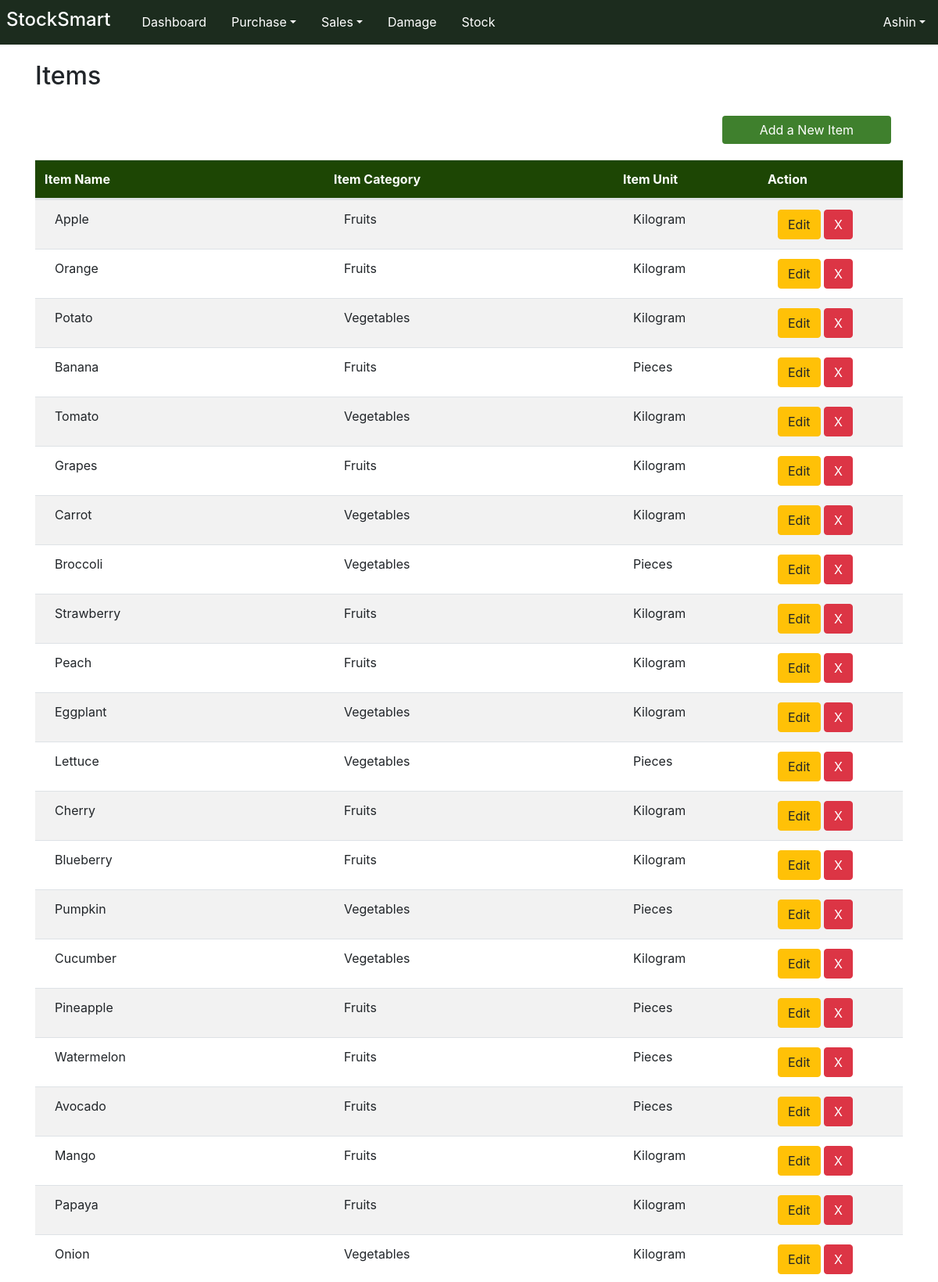
Screenshot of /Core/item_pg/ (signed in, upper part) with the database file from the repository.
### User/models.py (models this page shows)
class User(AbstractUser):
    MY_ROLES =[
        ('Admin','Admin'),
        ('Staff','Staff'),
    ]
    role = models.CharField(max_length=50, choices=MY_ROLES)

### Core/models.py (models this page shows, shortened)
class itemTable(models.Model):
    UNIT_CHOICES = [
        ('Kilogram', 'Kg'),
        ('Pieces', 'Pcs'),
    ]
    CATEGORY_CHOICE = [
        ('Vegetables', 'Veg'),
        ('Fruits', 'Fru'),
    ]
    item_name = models.CharField(max_length=50, null=True, blank=True, unique=True)
    item_category = models.CharField(max_length=50, choices=CATEGORY_CHOICE)
    item_unit = models.CharField(max_length=15, choices=UNIT_CHOICES)

### Core/views.py (the view, shortened to what this page needs)
# urls.py: path('item_pg/', views.item_pg, name="item_pg"),
@admin_required
def item_pg(request):
    base_template = 'user/Index.html' if request.user.role == "Admin" else 'user/staff_index.html'
    item_data = itemTable.objects.all()
    return render(request, "core/item.html", {'item_data': item_data, 'base_template': base_template})

### templates/core/item.html (shortened to what this page needs)
<!DOCTYPE html>
{% extends base_template %}
{% load static %}
{% block content %}
<html lang="en">
<head>
    <link href="https://maxcdn.bootstrapcdn.com/bootstrap/4.5.2/css/bootstrap.min.css" rel="stylesheet">
    <link href="{% static 'assets/style.css' %}" rel="stylesheet">
</head>
<body>
<div class="navheight"></div>
<br><br>
<div class="container">
    <div class="row">
        <div class="col">
            <h2>Items</h2>
            <br>
            <div class="col-12" style="text-align: right;">
                <button type="button" class="btn btn-success px-5" data-toggle="modal" data-target="#myModal2" style="margin-bottom: 20px;">
                    Add a New Item
                </button>
            </div>
            <table class="table table-hover ">
                <thead class="">
                    <tr>
                        <th class="headerx col-4" scope="col">Item Name</th>
                        <th class="headerx col-4" scope="col">Item Category</th>
                        <th class="headerx col-2" scope="col">Item Unit</th>
                        <th class="headerx col-2" scope="col">Action</th>
                    </tr>
                </thead>
                </table>
                <div class="" style="height: 60vh; overflow: auto;">
                <table  class="table table-hover table-striped" >
                    <tbody id="itemTable">
                {% for i in item_data %}
                <tr>
                    <td class="col-4" style="padding-left: 25px;">{{ i.item_name }}</td>
                    <td class="col-4" style="padding-left: 25px;">{{ i.item_category }}</td>
                    <td class="col-2" style="padding-left: 25px;">{{ i.item_unit }}</td>
                    <td class="col-2" style="padding-left: 25px;">
                        <button type="button" class="btn btn-warning" data-toggle="modal" data-target="#myModal22" onclick="editItem('{{ i.id }}', '{{ i.item_name }}', '{{ i.item_category }}', '{{ i.item_unit }}')">
                            Edit
                        </button>
                        <a href="{% url 'deleteItem' Did=i.id %}">
                            <button type="button" class="btn btn-danger">
                                X
                            </button>
                        </a>
                    </td>
                </tr>
                {% endfor %}
                    </tbody>
            </table>
        </div>
    </div>
</div>
</div>
</body>
</html>
{% endblock %}

### templates/user/Index.html (shortened to what this page needs)
<!DOCTYPE html>
{%load static%}
<html lang="en">
<head>
    <link href="https://maxcdn.bootstrapcdn.com/bootstrap/4.5.2/css/bootstrap.min.css" rel="stylesheet">
    <link href="https://cdnjs.cloudflare.com/ajax/libs/font-awesome/6.0.0-beta3/css/all.min.css" rel="stylesheet">
    <link href="{% static 'assets/style.css' %}" rel="stylesheet">
</head>
<body>
<nav class="navbar navbar-expand-lg bg-success fixed-top">
    <h3 class="navbar-brand px-2" style="color:FFB533 !important;">StockSmart </h3>
        <div class=" collapse navbar-collapse my-0 justify-content-center" id="navbarNav" style="text-align: center;">
            <ul class="navbar-nav">
                <li id="homeBtn" class="nav-item ">
                    <a  class="nav-link" href="{% url 'index' %}">Dashboard</a>
                </li>
                <li class=" nav-item dropdown">
                    <a class="nav-link dropdown-toggle" href="#" id="navbarPurchaseDropdown" role="button" data-toggle="dropdown" aria-haspopup="true" aria-expanded="false">Purchase</a>
                </li>
                <li class="nav-item dropdown">
                    <a class="nav-link dropdown-toggle" href="#" id="navbarSalesDropdown" role="button" data-toggle="dropdown" aria-haspopup="true" aria-expanded="false">Sales</a>
                </li>
                <li id="navbarDamageDropdown" class="nav-item ">
                    <a  class="nav-link" href="{% url 'damage' %}">Damage</a>
                </li>
                <li id="navbarStockDropdown" class="nav-item ">
                    <a  class="nav-link" href="{% url 'stock_list' %}">Stock</a>
                </li>
            </ul>
                    <ul class="navbar-nav ml-auto">
                        <li class="nav-item dropdown">
                            <a class="nav-link dropdown-toggle" href="#" id="navbarUserDropdown" role="button" data-toggle="dropdown" aria-haspopup="true" aria-expanded="false">{{ user.username }}</a>
                        </li>
                    </ul>
                </div>
</nav>
{% block content %}{% endblock %}
</body>
</html>

### static/assets/style.css (style rules this page uses)
.nav-item { border-bottom: 1px solid #1C2C1E; }
.alert-success, .bg-success, .text-success, .border-success { background-color: #1C2C1E !important; color: #ffffff !important; border-color: #your-border-color !important; }
body { overflow-x: hidden; height: 95vh; margin-bottom: 20px; }
a { text-decoration: none !important; }
table { margin-bottom: 0px !important; }
.navheight { height: 30px; }
.navbar { padding: 0Px !important; }
.nav-item { padding: .5rem .5rem; }
.navbar-brand { font-size: 1.5rem !important; }
.navbar a { color: #ffffff !important; text-decoration: none !important; }
.navbar a:active, { border-color: #your-new-active-border-color; color: #FFCC7B !important; }
.btn-success { background-color: #3F802D !important; color: #ffffff !important; border: none !important; border-color: #your-border-color !important; }
.headerx { background-color: rgb(29, 70, 4) !important; color: #fdfffa !important; }
td { background: rgba(227, 255, 227, 0) !important; }
th { background:rgba(227, 255, 227, 0) !important; }
ul { padding-left: 0; list-style-type: none; margin-bottom: 0; }
li { padding-top: 3px; }

### rows the page displays
User: username "Ashin"
itemTable: item_name "Apple", item_category "Fruits", item_unit "Kilogram"
itemTable: item_name "Orange", item_category "Fruits", item_unit "Kilogram"
itemTable: item_name "Potato", item_category "Vegetables", item_unit "Kilogram"
itemTable: item_name "Banana", item_category "Fruits", item_unit "Pieces"
itemTable: item_name "Tomato", item_category "Vegetables", item_unit "Kilogram"
itemTable: item_name "Grapes", item_category "Fruits", item_unit "Kilogram"
itemTable: item_name "Carrot", item_category "Vegetables", item_unit "Kilogram"
itemTable: item_name "Broccoli", item_category "Vegetables", item_unit "Pieces"
itemTable: item_name "Strawberry", item_category "Fruits", item_unit "Kilogram"
itemTable: item_name "Peach", item_category "Fruits", item_unit "Kilogram"
itemTable: item_name "Eggplant", item_category "Vegetables", item_unit "Kilogram"
itemTable: item_name "Lettuce", item_category "Vegetables", item_unit "Pieces"
itemTable: item_name "Cherry", item_category "Fruits", item_unit "Kilogram"
itemTable: item_name "Blueberry", item_category "Fruits", item_unit "Kilogram"
itemTable: item_name "Pumpkin", item_category "Vegetables", item_unit "Pieces"
itemTable: item_name "Cucumber", item_category "Vegetables", item_unit "Kilogram"
itemTable: item_name "Pineapple", item_category "Fruits", item_unit "Pieces"
itemTable: item_name "Watermelon", item_category "Fruits", item_unit "Pieces"
itemTable: item_name "Avocado", item_category "Fruits", item_unit "Pieces"
itemTable: item_name "Mango", item_category "Fruits", item_unit "Kilogram"
itemTable: item_name "Papaya", item_category "Fruits", item_unit "Kilogram"
itemTable: item_name "Onion", item_category "Vegetables", item_unit "Kilogram"
